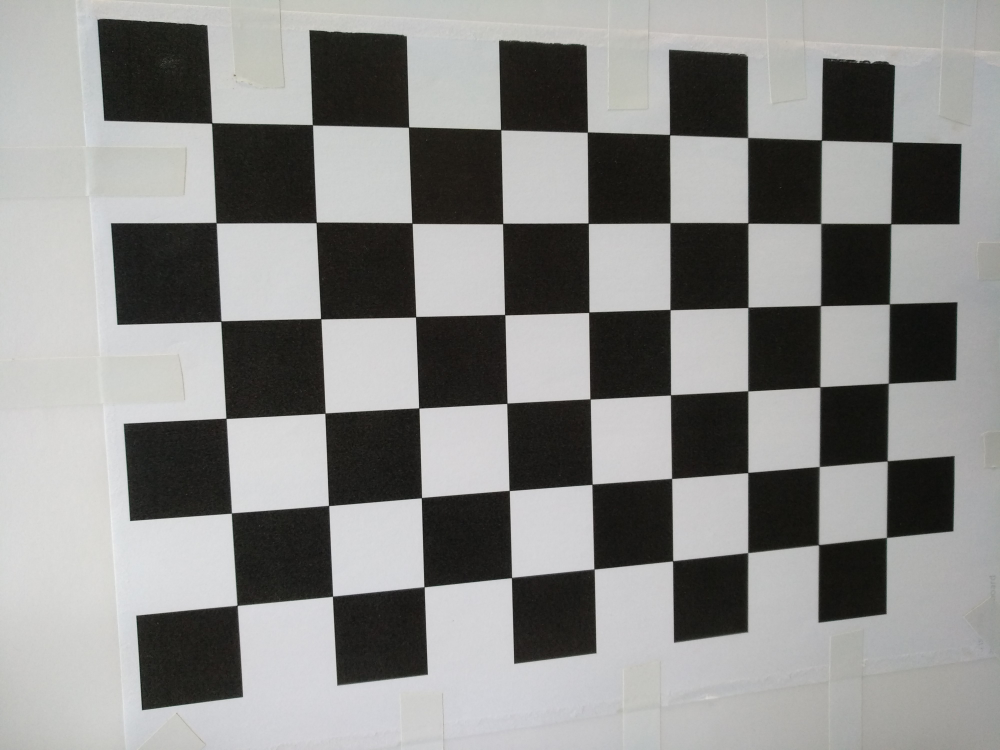
#> input picture experiments/left.jpg, 4000 x 3000 px (shown at 1/4 size)
$ jupyter execute --allow-errors solvePnP.ipynb   (shell and % lines are left out)
#> lines starting #> are read from the running program, lines starting #| are printed output that depends on the picture; long printed decimals are rounded
[cell 1]
import glob
import cv2
import numpy as np
import matplotlib.pyplot as plt
from mpl_toolkits.mplot3d import Axes3D
from pytransform3d.rotations import *

[cell 2]
# load images and determine chessboard corners
left_img = cv2.imread("left.jpg", cv2.IMREAD_COLOR)
#> left_img is the input picture: shape (3000, 4000, 3); mean B, G, R 136.9, 138.5, 138.5
right_img = cv2.imread("right.jpg", cv2.IMREAD_COLOR)
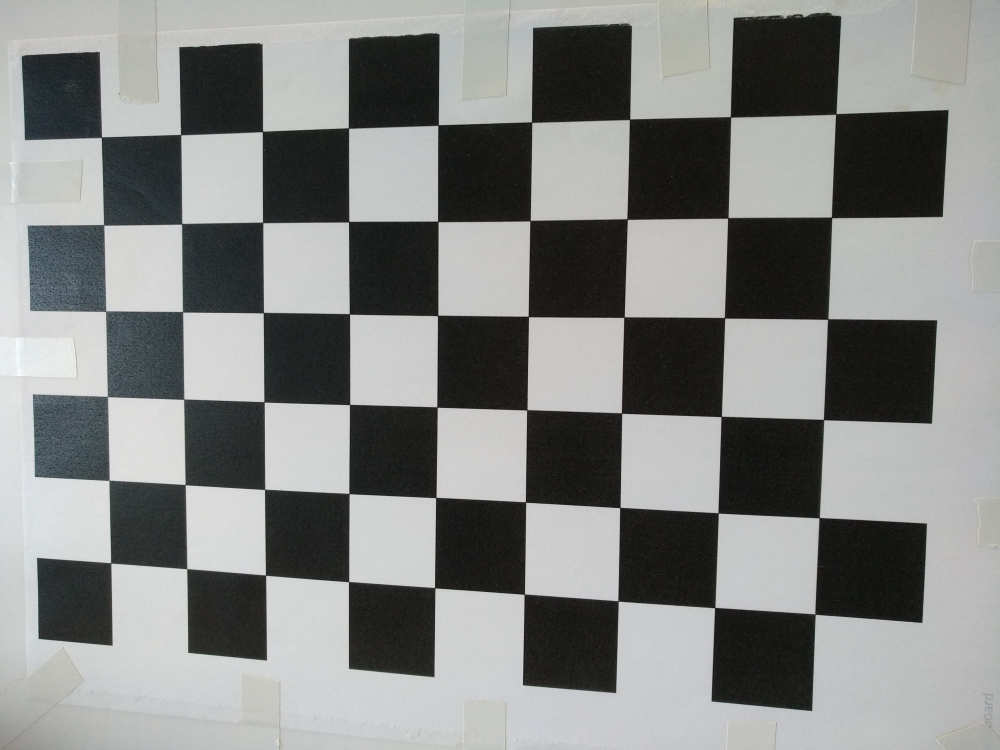
#> input picture experiments/right.jpg, 4000 x 3000 px (shown at 1/4 size)
#> right_img is the input picture: shape (3000, 4000, 3); mean B, G, R 132.2, 133.6, 132
left_img = cv2.resize(left_img, None, fx=0.25, fy=0.25)
#> left_img: shape (750, 1000, 3)
right_img = cv2.resize(right_img, None, fx=0.25, fy=0.25)
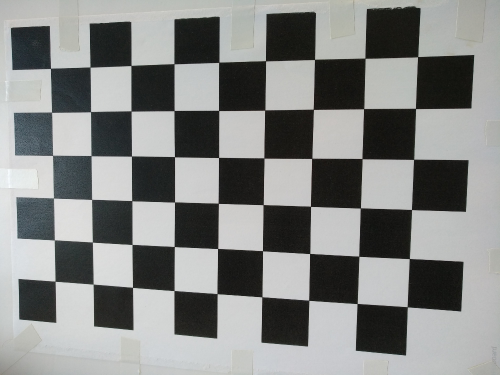
#> right_img: shape (750, 1000, 3) (shown at 1/2 size); mean B, G, R 132.4, 133.7, 132.1

[cell 3]
patternsize = (9, 6)

def find_corners(img):
    img_gray = cv2.cvtColor(img, cv2.COLOR_BGR2GRAY)
    ret, corners = cv2.findChessboardCorners(img_gray, patternsize, flags=cv2.CALIB_CB_ADAPTIVE_THRESH+cv2.CALIB_CB_NORMALIZE_IMAGE+cv2.CALIB_CB_FAST_CHECK)
#> ret = True; corners = 54 rows, first 8: [211.6, 123], [312.5, 124.7], [408.5, 127], [500.5, 129.6], [587.4, 132], [669.5, 134.6], [747.6, 137.5], [821.4, 140.1]
    #print(ret)
    if ret:
        corners = cv2.cornerSubPix(img_gray, corners, (11, 11), (-1, -1), criteria=(cv2.TERM_CRITERIA_EPS+cv2.TERM_CRITERIA_MAX_ITER, 30, 0.1))
#> corners = 54 rows, first 8: [211.6, 122.9], [312.4, 124.7], [408.5, 127], [500.6, 129.6], [587.4, 132.2], [669.5, 134.7], [747.6, 137.6], [821.4, 140.1]
    img = cv2.drawChessboardCorners(img, patternsize, corners, ret)
    return img, corners

left_img, corners_left = find_corners(left_img)
#> corners_left has the same summary as corners in find_corners
right_img, corners_right = find_corners(right_img)
#> in find_corners (call 2), `ret, corners = cv2.findChessboardCorners(img_gray, patternsize, flags=..`: corners = 54 rows, first 8: [101.5, 137.2], [180.5, 134.5], [262.5, 131.4], [348.5, 128], [438.3, 125], [531.6, 122.1], [629.5, 119.4], [730.5, 116.6]
#> in find_corners (call 2), `corners = cv2.cornerSubPix(img_gray, corners, (11, 11), (-1, -1), crit..`: corners = 54 rows, first 8: [101.5, 137.2], [180.6, 134.6], [262.5, 131.5], [348.5, 128], [438.2, 125], [531.5, 122.1], [629.5, 119.3], [730.5, 116.7]
#> corners_right has the same summary as corners in find_corners

[cell 4]
# prepare images for intrinsic calibration
images = glob.glob('intrinsic/*.jpg')
objpoints = [] # 3d point in real world space
imgpoints = [] # 2d points in image plane
for image in images:
    img = cv2.imread(image, cv2.IMREAD_COLOR)
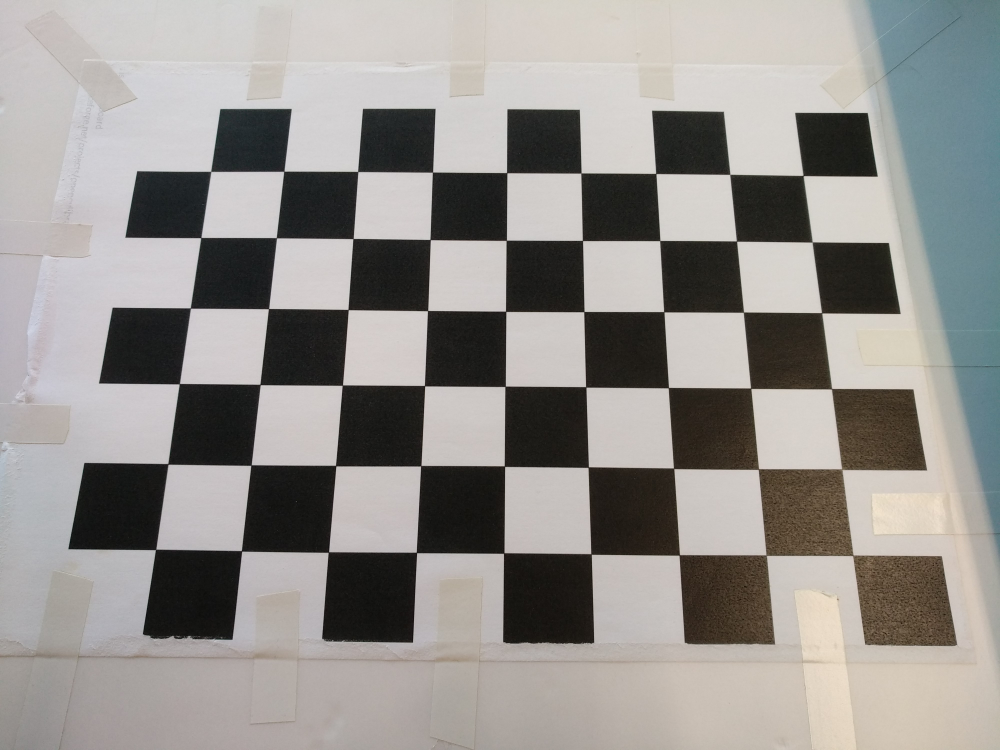
#> input picture experiments/intrinsic/IMG_20200221_105522.jpg, 4000 x 3000 px (shown at 1/4 size)
#> img is the input picture: shape (3000, 4000, 3); mean B, G, R 141.8, 145.1, 148
    img = cv2.resize(img, None, fx=0.25, fy=0.25)
#> img: shape (750, 1000, 3)
    img, corners = find_corners(img)
#> in find_corners (call 3), `img_gray = cv2.cvtColor(img, cv2.COLOR_BGR2GRAY)`:
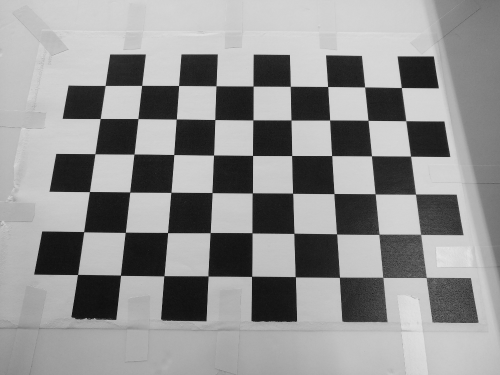
#> img_gray: shape (750, 1000) (shown at 1/2 size); min 6, max 233, mean 145.7
#> in find_corners (call 3), `ret, corners = cv2.findChessboardCorners(img_gray, patternsize, flags=..`: corners = 54 rows, first 8: [852.8, 555.5], [766.3, 555.3], [679.4, 555], [591.1, 554], [503.6, 553.2], [416.5, 552.5], [328.5, 552], [241.5, 550.8]
#> in find_corners (call 3), `corners = cv2.cornerSubPix(img_gray, corners, (11, 11), (-1, -1), crit..`: corners = 54 rows, first 8: [853, 555.6], [766.1, 555.3], [679.4, 555], [591.1, 554], [503.7, 553.1], [416.5, 552.5], [328.3, 552.1], [241.5, 550.8]
#> in find_corners (call 3), `img = cv2.drawChessboardCorners(img, patternsize, corners, ret)`:
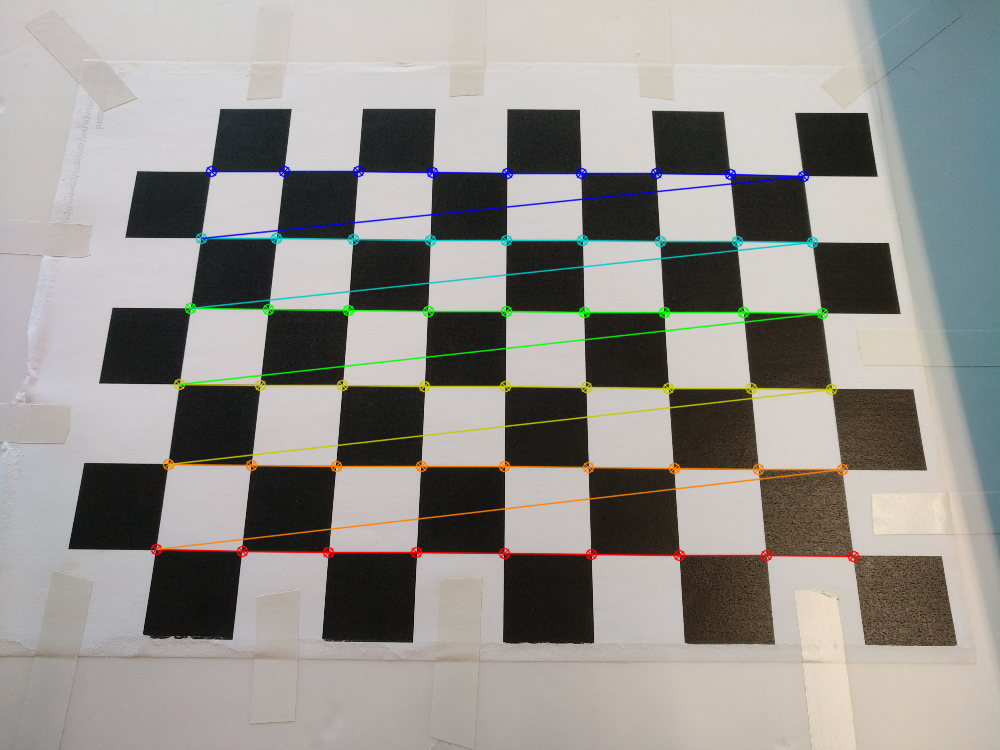
#> img: shape (750, 1000, 3); mean B, G, R 141.4, 145.7, 148.1
    imgpoints.append(corners)

    # prepare object points
    objp = np.zeros((patternsize[1]*patternsize[0],3), np.float32)
    objp[:,:2] = np.mgrid[0:patternsize[0],0:patternsize[1]].T.reshape(-1,2)
    objpoints.append(objp)
#> pass 2 of the loop `for image in images:`:
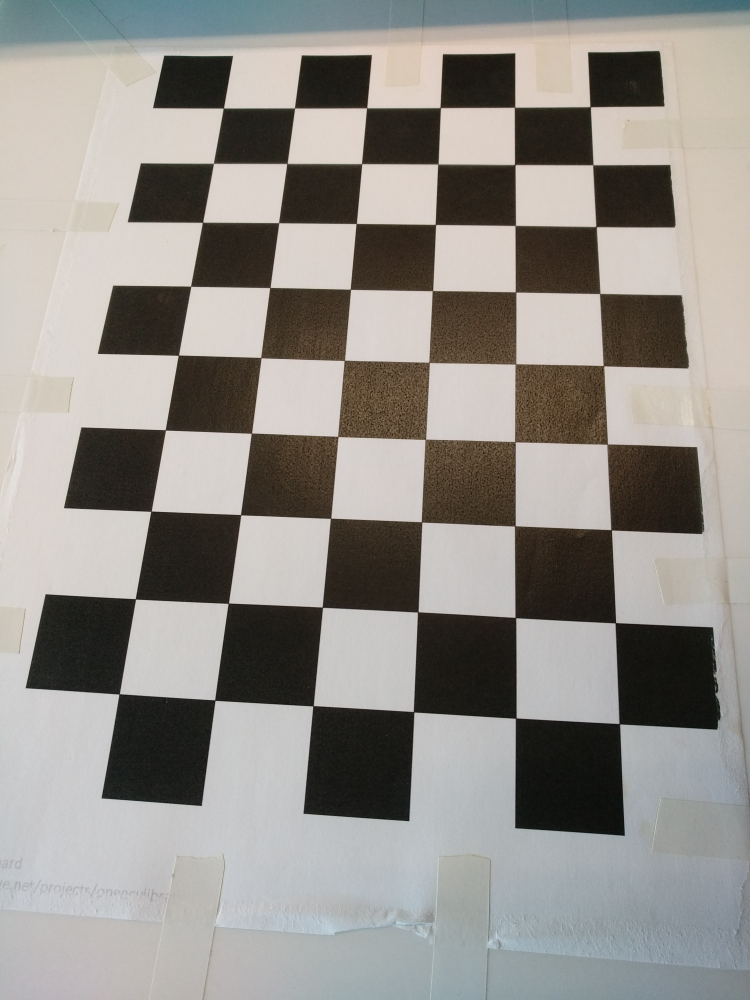
#> input picture experiments/intrinsic/IMG_20200221_105526.jpg, 3000 x 4000 px (shown at 1/4 size)
#> img is the input picture: shape (4000, 3000, 3); mean B, G, R 138.7, 143.6, 146.8
#> in find_corners (call 4), `img_gray = cv2.cvtColor(img, cv2.COLOR_BGR2GRAY)`:
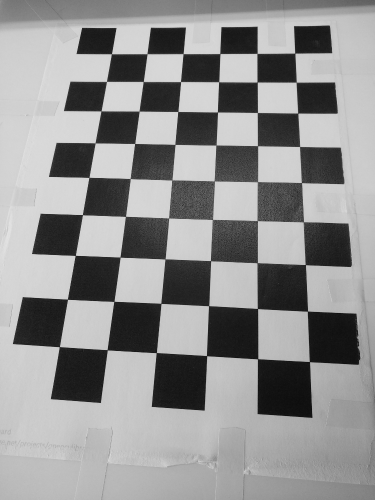
#> img_gray: shape (1000, 750) (shown at 1/2 size); min 2, max 232, mean 144.1
#> in find_corners (call 4), `ret, corners = cv2.findChessboardCorners(img_gray, patternsize, flags=..`: corners = 54 rows, first 8: [589.8, 106.5], [592.9, 164.9], [596.2, 226.8], [599.9, 293.5], [603.1, 365.5], [606.9, 444.1], [611, 529.9], [615.5, 622.6]
#> in find_corners (call 4), `corners = cv2.cornerSubPix(img_gray, corners, (11, 11), (-1, -1), crit..`: corners = 54 rows, first 8: [590.2, 106.6], [592.7, 164.7], [596.1, 226.6], [599.6, 293.5], [603.3, 365.6], [607.1, 444], [611.2, 529.7], [615.4, 622.6]
#> in find_corners (call 4), `img = cv2.drawChessboardCorners(img, patternsize, corners, ret)`:
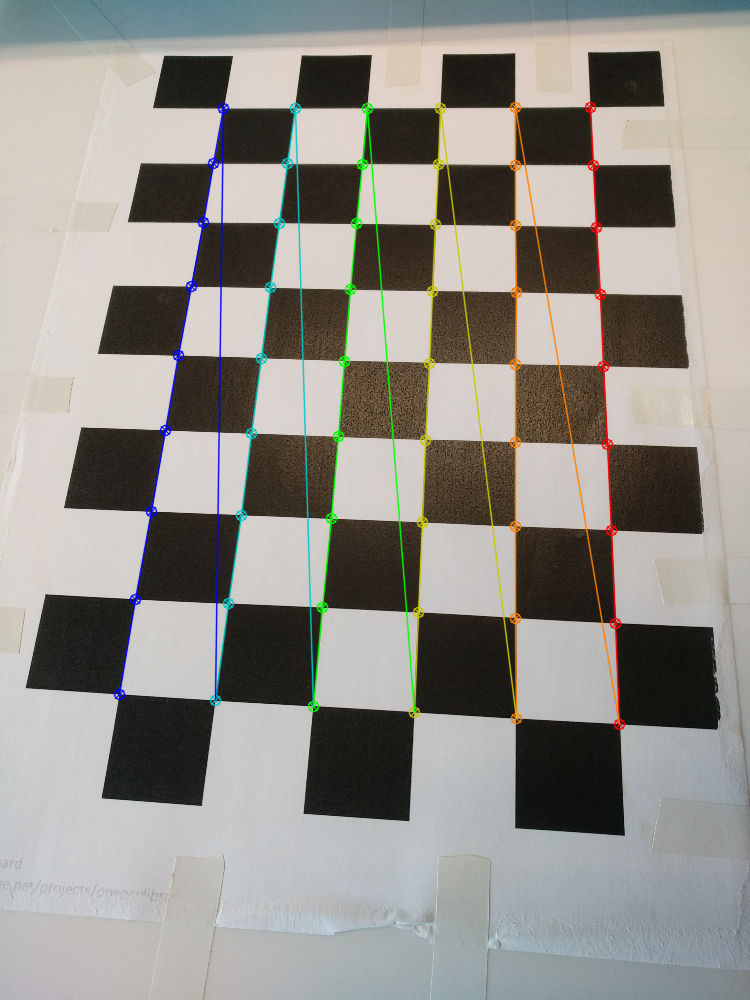
#> img: shape (1000, 750, 3); mean B, G, R 138.4, 144.1, 146.7

[cell 5]
# calibrate camera intrinsics
retval, K, d, _, _ = cv2.calibrateCamera(objpoints, imgpoints, left_img.shape[:2][::-1], None, None)
#> retval = 2.15; K = [[840.9, 0, 406.6], [0, 857.9, 471], [0, 0, 1]]; d = [[0.00873, -0.336, -0.0167, -0.00858, 0.282]]

[cell 6]
# calibrate as stereo camera
retval, K1, d1, K2, d2, R, t, E, F = cv2.stereoCalibrate([objpoints[0]], [corners_left], [corners_right], K, d, K, d, left_img.shape[:2][::-1])
#> retval = 5.28; K1 = [[840.9, 0, 406.6], [0, 857.9, 471], [0, 0, 1]]; d1 = [[0.00873, -0.336, -0.0167, -0.00858, 0.282]]; K2 = [[840.9, 0, 406.6], [0, 857.9, 471], [0, 0, 1]]; d2 = [[0.00873, -0.336, -0.0167, -0.00858, 0.282]]; R = [[0.937, -0.0905, 0.336], [0.0888, 0.996, 0.0206], [-0.337, 0.0106, 0.942]]; t = [-4.96, -0.275, 0.897]; E = [[0.0129, -0.896, -0.277], [-0.831, -0.0286, 4.98], [-0.183, -4.97, -0.00965]]; F = [[-7.14e-08, 4.87e-06, -0.000973], [4.51e-06, 1.53e-07, -0.0246], [-0.00124, 0.0207, 1]]

[cell 7]
fig = plt.figure()
ax = fig.add_subplot(111, projection='3d')
#> (the rest of this cell did not finish here and is left out)

[cell 8]
pts1 = corners_left[:, 0, :]
#> pts1 = 54 pairs, first value 211.6 to 892.4, second value 122.9 to 605.4
pts2 = corners_right[:, 0, :]
#> pts2 = 54 pairs, first value 101.5 to 835.8, second value 113.8 to 614

[cell 9]
# relative camera pose
R1 = np.array([[1, 0, 0], [0, 1, 0], [0, 0, 1]]).astype(np.float64)
t1 = np.array([[0], [0], [0]]).astype(np.float64)
R2 = R.T
#> R2 = [[0.937, 0.0888, -0.337], [-0.0905, 0.996, 0.0106], [0.336, 0.0206, 0.942]]
t2 = -np.matmul(R.T, t.reshape(3,)).reshape(3,1)
#> t2 = [4.98, -0.185, 0.83]

[cell 10]
## create projection matrices
proj_matrix1 = np.hstack([R1.T, -R1.T.dot(t1)])
proj_matrix2 = np.hstack([R2.T, -R2.T.dot(t2)])
#> proj_matrix2 = [[0.937, -0.0905, 0.336, -4.96], [0.0888, 0.996, 0.0206, -0.275], [-0.337, 0.0106, 0.942, 0.897]]
proj_matrix1 = K.dot(proj_matrix1)
#> proj_matrix1 = [[840.9, 0, 406.6, 0], [0, 857.9, 471, 0], [0, 0, 1, 0]]
proj_matrix2 = K.dot(proj_matrix2)
#> proj_matrix2 = [[651.4, -71.81, 665.5, -3809.3], [-82.44, 859.3, 461.1, 186.8], [-0.337, 0.0106, 0.942, 0.897]]

[cell 11]
pts1[:10]
#> Out = [[211.6, 122.9], [312.4, 124.7], [408.5, 127], [500.6, 129.6], [587.4, 132.2], [669.5, 134.7], [747.6, 137.6], [821.4, 140.1], [892.4, 142], [216.1, 222.7]]

[cell 12]
# undistort points prior to triangulation
pts1_undistorted = cv2.undistortPoints(pts1.reshape(-1, 1, 2), K, d, None, K).reshape(-1, 2)
#> pts1_undistorted = 54 pairs, first value 214.4 to 918.9, second value 128.2 to 606.7
pts2_undistorted = cv2.undistortPoints(pts2.reshape(-1, 1, 2), K, d, None, K).reshape(-1, 2)
#> pts2_undistorted = 54 pairs, first value 104 to 854.8, second value 107.7 to 623.1
pts = cv2.triangulatePoints(proj_matrix1, proj_matrix2, pts1_undistorted.T, pts2_undistorted.T).T
#> pts = 54 rows, first 6: [0.206, 0.361, -0.904, -0.102], [0.101, 0.365, -0.92, -0.103], [-0.00334, 0.366, -0.925, -0.102], [-0.104, 0.363, -0.921, -0.101], [-0.197, 0.357, -0.908, -0.0984], [-0.282, 0.349, -0.889, -0.095]
#pts = cv2.triangulatePoints(proj_matrix1, proj_matrix2, pts1.T, pts2.T).T

[cell 13]
pts = cv2.convertPointsFromHomogeneous(pts).reshape(-1, 3)
#> pts = 54 rows, first 8: [-2.03, -3.54, 8.87], [-0.981, -3.56, 8.95], [0.0326, -3.57, 9.03], [1.03, -3.59, 9.11], [2, -3.63, 9.23], [2.97, -3.67, 9.36], [3.95, -3.73, 9.51], [4.95, -3.79, 9.66]

[cell 14]
pts
#> Out has the same summary as pts

[cell 15]
# given:
#   - pts: 3D world points
#   - pts2_undistored: undistorted view of the world points in camera C2
# results:
#   - R, t to map 3D points to camera C2, we need to compute R.T, -R.T*t to retrieve the pose of C2 in world coordinates

retval, rvec, tvec, inliers = cv2.solvePnPRansac(pts.reshape(-1, 1, 3), pts2.reshape(-1, 1, 2), K, d, reprojectionError=8, iterationsCount=100)#, flags=cv2.SOLVEPNP_EPNP)
#> retval = True; rvec = [-0.000545, 0.355, 0.0965]; tvec = [-5.08, -0.253, 0.943]; inliers = 54 values from 0 to 53
#retval, rvec, tvec = cv2.solveP3P(pts.reshape(-1, 1, 3)[:3, :, :], pts2_undistorted.reshape(-1, 1, 2)[:3, :, :], K, None, flags=cv2.SOLVEPNP_P3P)
#rvec = rvec[0]
#tvec = tvec[0]
print(retval)
#| True

# convert t vector from camera coords to world coords
R_recovered = cv2.Rodrigues(rvec)[0].T
#> R_recovered = [[0.933, 0.0942, -0.348], [-0.0944, 0.995, 0.0164], [0.347, 0.0175, 0.938]]
t_recovered = -np.matmul(cv2.Rodrigues(rvec)[0].T, tvec)
#> t_recovered = [5.09, -0.243, 0.885]

print(R_recovered, t_recovered)
#| [[ 0.9329  0.09421 -0.3475]
#|  [-0.09441  0.9954  0.01642]
#|  [ 0.3475  0.01749  0.9375]] [[ 5.088]
#|  [-0.2429]
#|  [ 0.8847]]

[cell 16]
R2-R_recovered
#> Out = [[0.00448, -0.00543, 0.0108], [0.00389, 0.000441, -0.00584], [-0.0112, 0.00307, 0.00401]]

[cell 17]
t2-t_recovered
#> Out = [-0.109, 0.0577, -0.0544]

[cell 18]
fig = plt.figure()
ax = fig.add_subplot(111, projection='3d')
ax.scatter(pts[:, 0], pts[:, 1], pts[:, 2])
#> (the rest of this cell did not finish here and is left out)

[cell 19]
# map a world point to a camera point for testing
for pt in pts:
    test_pts = cv2.convertPointsToHomogeneous(pt.reshape(1, 3))
    R_recovered = cv2.Rodrigues(rvec)[0]
    t_recovered = tvec
    proj_matric_recovered = np.zeros((3, 4))
    proj_matric_recovered[:, :3] = R_recovered
    proj_matric_recovered[:, -1] = t_recovered.reshape(3,)
    proj_matric_recovered = np.matmul(K, proj_matric_recovered)
    img_pts = np.matmul(proj_matric_recovered, test_pts[0, 0, :])
    img_pts = cv2.convertPointsFromHomogeneous(img_pts.reshape(1, 3))
    print("world", pt, "reprojected image", img_pts)
#> this loop made 54 passes
#> (test_pts, img_pts) on passes 1 to 8: ([[-2.03, -3.54, 8.87, 1]], [[105.1, 140.6]]), ([[-0.981, -3.56, 8.95, 1]], [[184, 138.5]]), ([[0.0326, -3.57, 9.03, 1]], [[264.9, 136]]), ([[1.03, -3.59, 9.11, 1]], [[349.8, 133.1]]), ([[2, -3.63, 9.23, 1]], [[438.8, 130]]), ([[2.97, -3.67, 9.36, 1]], [[532.5, 126.5]]), ([[3.95, -3.73, 9.51, 1]], [[632.8, 122.3]]), ([[4.95, -3.79, 9.66, 1]], [[739.7, 116.9]])
#> (printed output is left out)

[cell 20]
rvec2, _ = cv2.Rodrigues(R2.T)
#> rvec2 = [-0.00509, 0.344, 0.0916]
p2, _ = cv2.projectPoints(pts, rvec2, -t2, K, distCoeffs=d)
#> p2 = 54 rows, first 8: [37.96, 117.1], [130.5, 112.1], [228.4, 107.4], [333.2, 103], [444, 99.09], [560.3, 95.48], [682.4, 92.61], [807.1, 90.63]
mse2 = np.linalg.norm(p2-pts2.reshape(-1, 1, 2))
#> mse2 = 494.9
print(p2[:10])
#| [[[ 37.957  117.070]]
#|  [[130.457  112.133 ]]
#|  [[228.434  107.426 ]]
#|  [[333.2263   103.031]]
#|  [[444.037   99.086 ]]
#|  [[560.3265    95.479]]
#> (further printed lines are left out)
print(mse2)
#| 494.9236

[cell 21]
rvec1, _ = cv2.Rodrigues(R1.T)
p1, _ = cv2.projectPoints(pts, rvec1, -t1, K, distCoeffs=d)
#> p1 = 54 rows, first 8: [211.6, 123.1], [312.4, 125.1], [408.5, 127], [500.6, 128.9], [587.5, 131], [669.6, 133.3], [747.6, 135.9], [821.4, 138.4]
mse1 = np.linalg.norm(p1-pts1.reshape(-1, 1, 2))
#> mse1 = 13.24
print(p1[:10])
#| [[[211.615  123.076]]
#|  [[312.4385   125.090 ]]
#|  [[408.490  126.995 ]]
#|  [[500.568  128.888 ]]
#|  [[587.4524   130.989 ]]
#|  [[669.5539   133.330 ]]
#> (further printed lines are left out)
print(mse1)
#| 13.244
